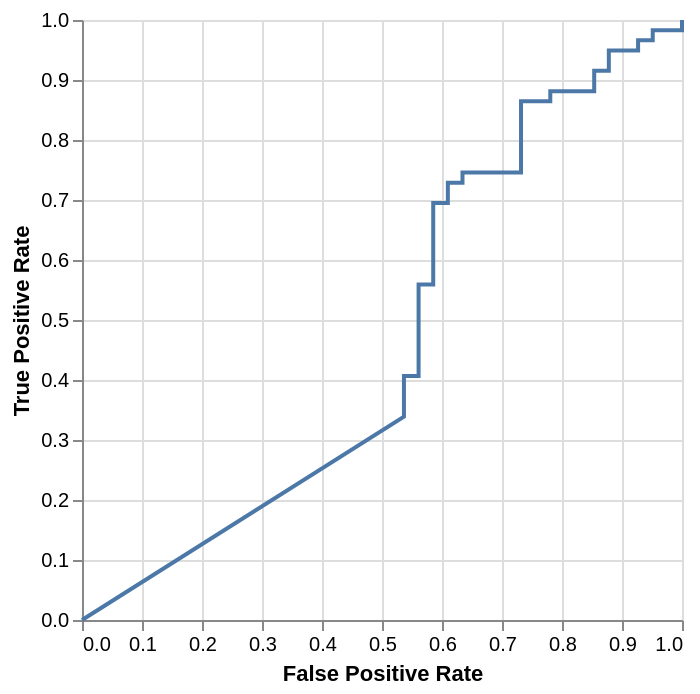

The notebook cell saved with this chart:
### Code cell
from sklearn.naive_bayes import GaussianNB

model = GaussianNB()
model.fit(X_train_scaled, y_train)

roc(
    pd.Series(model.predict_proba(X_test_scaled)[:, 1], index=X_test.index),
    pd.Series(y_test, index=X_test.index),
)

### Figure 1 — Vega-Lite specification as saved in the notebook (floating-point values rounded to 4 significant figures)
{"config": {"view": {"continuousWidth": 300, "continuousHeight": 300}}, "data": {"name": "data-82a8c4ed99b87bebb6189c22d4b7f6b3"}, "mark": {"type": "line"}, "encoding": {"tooltip": [{"field": "fpr", "type": "quantitative"}, {"field": "tpr", "type": "quantitative"}, {"field": "threshold", "type": "quantitative"}, {"field": "accuracy", "type": "quantitative"}], "x": {"field": "fpr", "title": "False Positive Rate", "type": "quantitative"}, "y": {"field": "tpr", "title": "True Positive Rate", "type": "quantitative"}}, "$schema": "https://vega.github.io/schema/vega-lite/v5.20.1.json", "datasets": {"data-82a8c4ed99b87bebb6189c22d4b7f6b3": [{"fpr": 0.0, "tpr": 0.0, "threshold": null, "accuracy": 0.41}, {"fpr": 0.5366, "tpr": 0.339, "threshold": 1.0, "accuracy": 0.39}, {"fpr": 0.5366, "tpr": 0.4068, "threshold": 1.0, "accuracy": 0.43}, {"fpr": 0.561, "tpr": 0.4068, "threshold": 1.0, "accuracy": 0.42}, {"fpr": 0.561, "tpr": 0.5593, "threshold": 1.0, "accuracy": 0.51}, {"fpr": 0.5854, "tpr": 0.5593, "threshold": 1.0, "accuracy": 0.5}, {"fpr": 0.5854, "tpr": 0.6949, "threshold": 0.506, "accuracy": 0.58}, {"fpr": 0.6098, "tpr": 0.6949, "threshold": 0.06115, "accuracy": 0.57}, {"fpr": 0.6098, "tpr": 0.7288, "threshold": 0.0005463, "accuracy": 0.59}, {"fpr": 0.6341, "tpr": 0.7288, "threshold": 0.0001908, "accuracy": 0.58}, {"fpr": 0.6341, "tpr": 0.7458, "threshold": 9.43e-05, "accuracy": 0.59}, {"fpr": 0.7317, "tpr": 0.7458, "threshold": 3.691e-08, "accuracy": 0.55}, {"fpr": 0.7317, "tpr": 0.8644, "threshold": 3.477e-13, "accuracy": 0.62}, {"fpr": 0.7805, "tpr": 0.8644, "threshold": 4.104e-15, "accuracy": 0.6}, {"fpr": 0.7805, "tpr": 0.8814, "threshold": 2.857e-15, "accuracy": 0.61}, {"fpr": 0.8537, "tpr": 0.8814, "threshold": 3.249e-22, "accuracy": 0.58}, {"fpr": 0.8537, "tpr": 0.9153, "threshold": 9.978e-27, "accuracy": 0.6}, {"fpr": 0.878, "tpr": 0.9153, "threshold": 5.266e-27, "accuracy": 0.59}, {"fpr": 0.878, "tpr": 0.9492, "threshold": 3.138e-32, "accuracy": 0.61}, {"fpr": 0.9268, "tpr": 0.9492, "threshold": 3.243e-35, "accuracy": 0.59}, {"fpr": 0.9268, "tpr": 0.9661, "threshold": 7.955e-39, "accuracy": 0.6}, {"fpr": 0.9512, "tpr": 0.9661, "threshold": 2.105e-45, "accuracy": 0.59}, {"fpr": 0.9512, "tpr": 0.9831, "threshold": 3.363e-51, "accuracy": 0.6}, {"fpr": 1.0, "tpr": 0.9831, "threshold": 3.599e-137, "accuracy": 0.58}, {"fpr": 1.0, "tpr": 1.0, "threshold": 1.133e-148, "accuracy": 0.59}]}}
